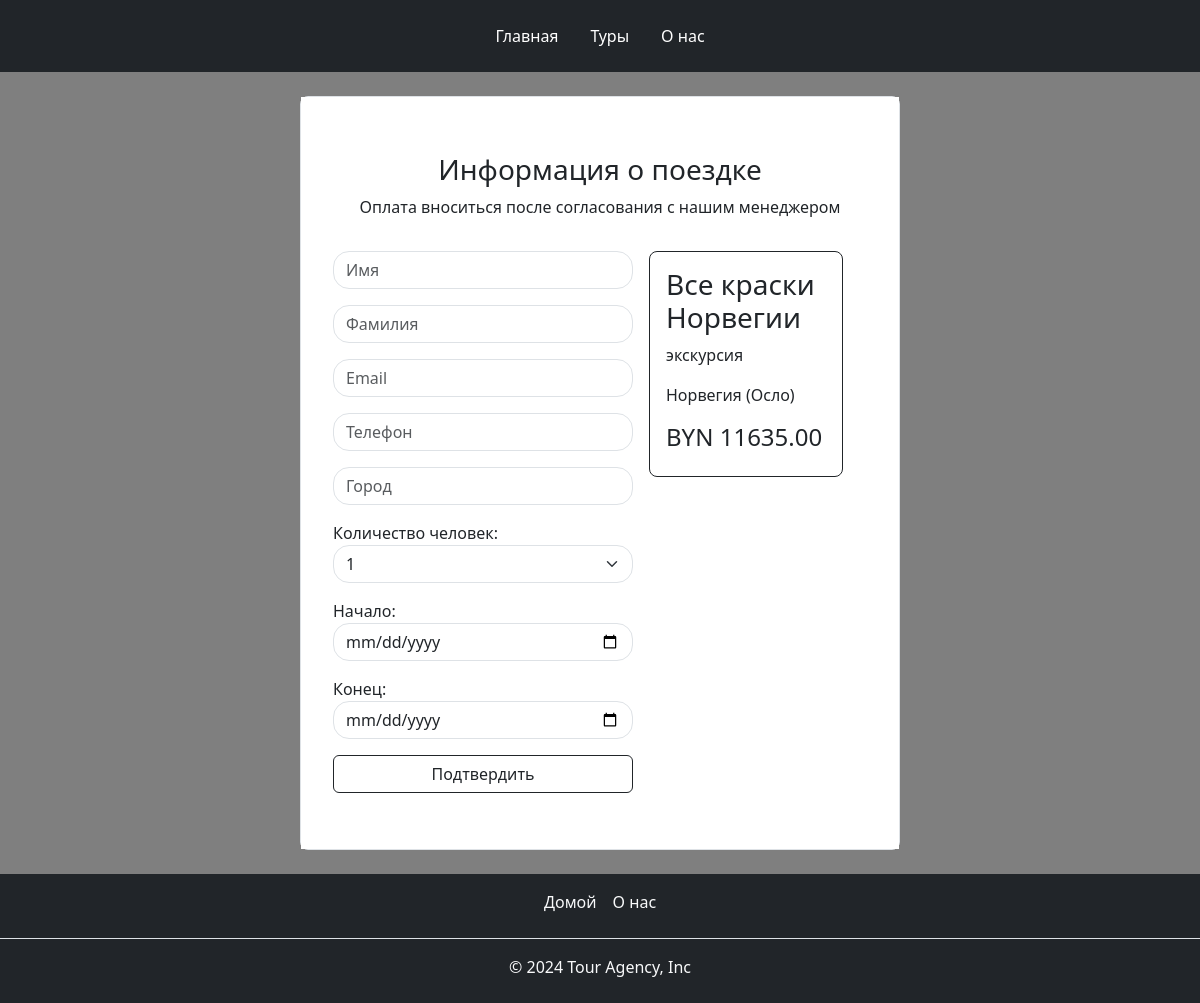
The app's page /orders/create_order/vse-kraski-norvegii with its own data.
### catalog/models.py (models this page shows, shortened)
class Tour(models.Model):
    name = models.CharField(max_length=200, verbose_name="Tour name")
    category = models.ForeignKey(Category, on_delete=models.CASCADE, related_name="tours")
    price = models.DecimalField(verbose_name="Price", max_digits=10, decimal_places=2)
    destination = models.ForeignKey(Country, on_delete=models.CASCADE, related_name="tours")
    city = models.CharField(verbose_name="City", max_length=50, null=True, blank=True)
    description = models.TextField(verbose_name="Description", null=True, blank=True)
    duration = models.IntegerField(verbose_name="Duration", null=True, blank=True)
    is_family = models.BooleanField(verbose_name="Family", null=True, blank=True, default=False)
    is_visa = models.BooleanField(verbose_name="Visa", null=True, blank=True)
    image = models.ImageField(
        verbose_name="Image",
        upload_to="products/%Y/%m/%d",
        blank=True,
        default="default_trip.png"
    )
    created_at = models.DateTimeField(auto_now_add=True)
    updated_at = models.DateTimeField(auto_now=True)
    slug = models.SlugField(max_length=100, unique=True)
    class Meta:
        verbose_name = "Tour"
        verbose_name_plural = "Tours"
        ordering = ["name"]

class Category(models.Model):
    name = models.CharField( verbose_name="Name", max_length=100)
    slug = models.SlugField(max_length=100, unique=True)
    class Meta:
        verbose_name = "Category"
        verbose_name_plural = "Categories"

class Country(models.Model):
    name = models.CharField(max_length=100)
    class Meta:
        verbose_name = "Country"
        verbose_name_plural = "Countries"

### orders/views.py (the view)
# urls.py: path("create_order/<slug:tour_slug>", create_order, name="create_order")
def create_order(request, tour_slug):
    tour = Tour.objects.get(slug=tour_slug)
    if request.method == 'POST':
        form = OrderInfoEditForm(request.POST)
        date_form = DateEditForm(request.POST)
        if form.is_valid() and date_form.is_valid():
            order = Order.objects.create()
            order.tour.add(tour)
            OrderInfo.objects.create(
                order=order,
                first_name=form.cleaned_data['first_name'],
                last_name=form.cleaned_data['last_name'],
                email=form.cleaned_data['email'],
                phone=form.cleaned_data['phone'],
                city=form.cleaned_data['city'],
                members=form.cleaned_data['members'],
                date_from=date_form.cleaned_data['date_from'],
                date_to=date_form.cleaned_data['date_to']
            )
            return render(request, "created.html", {"order": order})
    else:
        form = OrderInfoEditForm()
        date_form = DateEditForm()
    return render(request, "create.html",
    context={
        "form": form,
        "date_form": date_form,
        "tour": tour
    })

### orders/forms.py
class DateEditForm(forms.Form):
    date_from = forms.DateField(
        label="Начало",
        widget=DatePickerInput(attrs={"class": "form-control rounded-4", "style": "max-width: 300px;"})
    )
    date_to = forms.DateField(
        label="Конец",
        widget=DatePickerInput(attrs={"class": "form-control rounded-4", "style": "max-width: 300px;"})
    )

### orders/templates/create.html (shortened to what this page needs)
{% extends 'base.html' %}
{% block content %}
    <section class="w-50 mb-4 ms-auto me-auto mt-4">
        <div class="border rounded-3">
            <section class="px-3 py-5" style="background-color: white">
                <div class="mt-2">
                    <h3 class="mb-2 mt-2" style="text-align: center;">Информация о поездке</h3>
                    <p class="mb-4" style="text-align: center;">Оплата вноситься после согласования с нашим
                        менеджером</p>
                    <div class="row ms-2 me-2">
                        <div class="col p-2">
                            <form action="{% url 'orders:create_order' tour.slug %}" method="post">
                                <div class="col-md-12">
                                    {{ form.as_p }}
                                </div>
                                <div class="col-md-12">
                                    {{ date_form.as_p }}
                                </div>
                                <button class="btn btn-outline-dark" type="submit" style="width: 300px;">Подтвердить
                                </button>
                            </form>
                        </div>
                        <div class="col p-2">
                            <div class="border border-dark rounded-3 me-4">
                                <div class="p-3">
                                    <h3>{{ tour.name }}</h3>
                                    <p>{{ tour.category.name }}</p>
                                    <p>{{ tour.destination.name }} ({{ tour.city }})</p>
                                    <h4>BYN {{ tour.price }}</h4>
                                </div>
                            </div>
                        </div>
                    </div>
                </div>
            </section>
        </div>
    </section>
{% endblock %}

### templates/base.html (style rules this page uses)
body { background: linear-gradient(rgba(0, 0, 0, 0.5), rgba(0, 0, 0, 0.5)), url('https://blog-cdn.el.olx.com.pk/wp-content/uploads/2022/04/29150834/Roadtrip.jpg') no-repeat center center fixed; background-size: cover; }

### records on screen
Tour: name "Все краски Норвегии", category.name "экскурсия", destination.name "Норвегия", city "Осло", price "11635.00"
